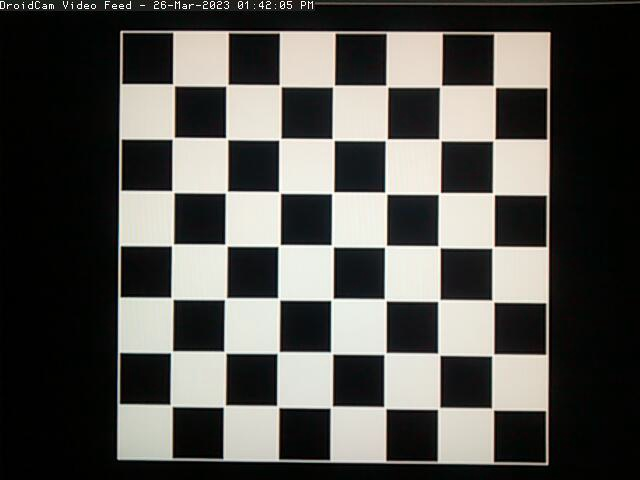
#> input picture test_scripts/data/android/calib/calibration_00.jpeg, 640 x 480 px; its folder holds 5 pictures in this run
$ python phone_calibration.py
#> lines starting #> are read from the running program, lines starting #| are printed output that depends on the picture
import numpy as np
import cv2 as cv
import glob

def calibrate(show_calib_images=False):

    # termination criteria
#> called with show_calib_images = False
    criteria = (cv.TERM_CRITERIA_EPS + cv.TERM_CRITERIA_MAX_ITER, 30, 0.001)

    # prepare object points, like (0,0,0), (1,0,0), (2,0,0) ....,(6,5,0)
    objp = np.zeros((7*7,3), np.float32)
    objp[:,:2] = np.mgrid[0:7,0:7].T.reshape(-1,2)

    # Arrays to store object points and image points from all the images.
    objpoints = [] # 3d point in real world space
    imgpoints = [] # 2d points in image plane.

    path_to_calib_folder = '/home/abhilash/Academics/github/visual_odometry/test_scripts/data/android/calib'
    images = glob.glob(f'{path_to_calib_folder}/*.jpeg')

    for fname in images:
        img = cv.imread(fname)
#> img is the input picture: shape (480, 640, 3); mean B, G, R 78.6, 82.8, 83.8
        gray = cv.cvtColor(img, cv.COLOR_BGR2GRAY)

        # Find the chess board corners
        ret, corners = cv.findChessboardCorners(gray, (7,7), None)
#> ret = True; corners = 49 rows, first 8: [172.4, 83.47], [225.5, 86.45], [281.5, 84.5], [334.6, 84.82], [385.6, 84.87], [441.7, 84.89], [493, 85.17], [174.5, 137]

        # If found, add object points, image points (after refining them)
        if ret == True:
            objpoints.append(objp)
            corners2 = cv.cornerSubPix(gray,corners, (11,11), (-1,-1), criteria)
#> corners2 = 49 rows, first 8: [173.4, 84.7], [226.9, 85.24], [280.2, 85.62], [333.5, 85.92], [386.8, 86.17], [440.6, 86.21], [494.4, 86.35], [173.2, 138.3]
            imgpoints.append(corners2)

            if show_calib_images is True:
                # Draw and display the corners
                cv.drawChessboardCorners(img, (7,7), corners2, ret)
                cv.imshow('Calibration Image', img)
                cv.waitKey(2000)
    cv.destroyAllWindows()

    ret, mtx, dist, rvecs, tvecs = cv.calibrateCamera(objpoints, imgpoints, gray.shape[::-1], None, None)

    img = cv.imread(f'{path_to_calib_folder}/calibration_00.jpeg')
    h,  w = img.shape[:2]
#> h = 480; w = 640
    newcameramtx, roi = cv.getOptimalNewCameraMatrix(mtx, dist, (w,h), 1, (w,h))

    # undistort
    dst = cv.undistort(img, mtx, dist, None, newcameramtx)
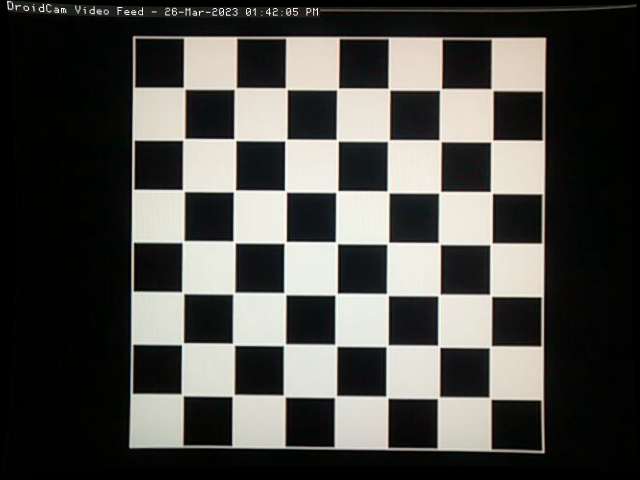
#> dst: shape (480, 640, 3); mean B, G, R 72.3, 76.1, 77
    # crop the image
    x, y, w, h = roi
    dst = dst[y:y+h, x:x+w]
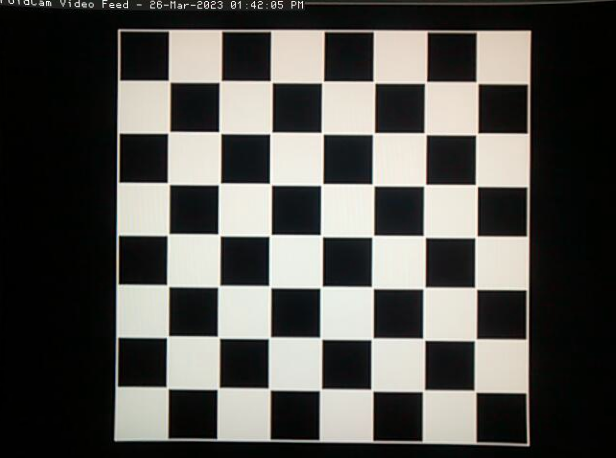
#> dst: shape (458, 616, 3); mean B, G, R 78.6, 82.7, 83.7
    cv.imwrite(f'{path_to_calib_folder}/calibresult.png', dst)


    mean_error = 0
    for i in range(len(objpoints)):
        imgpoints2, _ = cv.projectPoints(objpoints[i], rvecs[i], tvecs[i], mtx, dist)
        error = cv.norm(imgpoints[i], imgpoints2, cv.NORM_L2)/len(imgpoints2)
        mean_error += error
    reproj_err = mean_error/len(objpoints)

    return mtx, newcameramtx, reproj_err, dist, rvecs, tvecs

if __name__=="__main__":
    K_old, K_new, reproj_err, _, _, _s = calibrate()

    print('Calibration Matrix prior to distortion correction')
    print(K_old)

    print('Calibration Matrix after distortion correction')
    print(K_new)

    print( "Total reprojection error: {}".format(reproj_err) )
